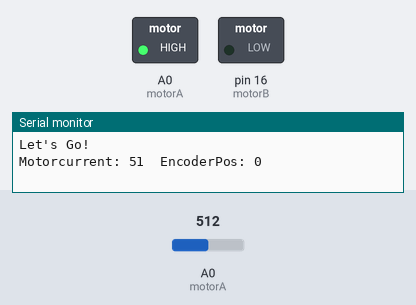
Recording of a sketch running on a simulated Arduino Uno, built with avr-gcc and run on an emulated ATmega328P. Shown: switched loads named in the sketch (green lamp = pin HIGH), the last lines printed to the serial monitor. Inputs (shaded band) come from the test bench; at power-on: A0 (motorA) = 512.

Above: at 0.1 s.
At 0.6 s:
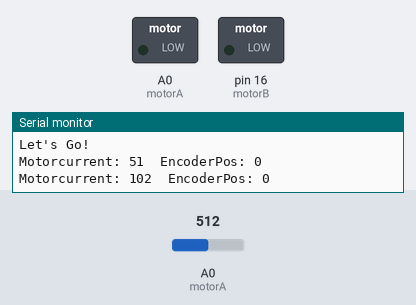
Timing chart, 0 to 2.1 s (numbered marks = the images above):
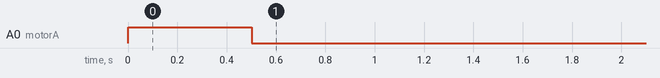

Measured:
- by itself, A0 (motorA): LOW → HIGH at 0.00 s, → LOW 0.50 s later

The sketch:

encoder-hbridge_test.ino
```cpp
#define encoderPinA  13
#define encoderPinB  12
#define motorA 14
#define motorB 16

#define overLoad 40
#define calibCurrent 18

volatile int encoderPos = 0;
volatile int wantedPos = 100;
int currentCommand = 0;

int keyPress = A0;       // klahvide analoogsisend

// Keskmistamine
const int numReadings = 10;    // üle mitme sample mootori voolu keskmistatakse
int readings[numReadings];      // the readings from the analog input
int readIndex = 0;              // the index of the current reading
int total = 0;                  // the running total
int average = 0;                // the average

int motorCurrent = A0;          // Mootori voolutugevuse analoogsisend
int motorSpeed = 255;           // mootori kiirus PWM-ga

    // Mootori H-bridge


void setup() {
   Serial.begin(115200);
   Serial.println("Let's Go!");

  // initsialiseerime massiivi
  for (int thisReading = 0; thisReading < numReadings; thisReading++) {
    readings[thisReading] = 0;
  }

  pinMode(encoderPinA, INPUT);
  pinMode(encoderPinB, INPUT);
  attachInterrupt(digitalPinToInterrupt(encoderPinA), doEncoder, CHANGE);  // encoder pin on interrupt 0 - pin 2
  pinMode(motorA, OUTPUT);
  pinMode(motorB, OUTPUT);

}

void loop() {

motorRun(255);
calcAverage(analogRead(motorCurrent));
Serial.print("Motorcurrent: ");
Serial.print(average);
Serial.print("  EncoderPos: ");
Serial.println(encoderPos);
delay(500);
motorStop();
calcAverage(analogRead(motorCurrent));
Serial.print("Motorcurrent: ");
Serial.print(average);
Serial.print("  EncoderPos: ");
Serial.println(encoderPos);
delay(500);
motorRun(-255);
calcAverage(analogRead(motorCurrent));
Serial.print("Motorcurrent: ");
Serial.print(average);
Serial.print("  EncoderPos: ");
Serial.println(encoderPos);
delay(500);
motorStop();
calcAverage(analogRead(motorCurrent));
Serial.print("Motorcurrent: ");
Serial.print(average);
Serial.print("  EncoderPos: ");
Serial.println(encoderPos);
delay(5000);


    delay(1);
}

void doEncoder() {
  /* If pinA and pinB are both high or both low, it is spinning
   * forward. If they're different, it's going backward.
   *
   * For more information on speeding up this process, see
   * [Reference/PortManipulation], specifically the PIND register.
   */
  if (digitalRead(encoderPinA) == digitalRead(encoderPinB)) {
    encoderPos++;
  } else {
    encoderPos--;
  }

}

void calcAverage(int lastRead){

  // subtract the last reading:
  total = total - readings[readIndex];
  // read from the sensor:
  readings[readIndex] = lastRead;
  // add the reading to the total:
  total = total + readings[readIndex];
  // advance to the next position in the array:
  readIndex = readIndex + 1;

  // if we're at the end of the array...
  if (readIndex >= numReadings) {
    // ...wrap around to the beginning:
    readIndex = 0;
  }

  // calculate the average:
  average = total / numReadings;
}

void motorRun(signed int pwm){

//Protection
  if (average > overLoad){
  motorStop();
  Serial.print("Overload protection at:");
  Serial.println(average);
  return;
  }

// To the RIGHT
  if (pwm > 0){
    digitalWrite(motorB, LOW);
    digitalWrite(motorA, pwm);
  }
// To the LEFT
  else if (pwm < 0){
    digitalWrite(motorB, pwm);
    digitalWrite(motorA, LOW);
  }
  else{
    motorStop();
  }
}

void motorStop(){
  digitalWrite(motorA, LOW);
  digitalWrite(motorB, LOW);
}
void motorBreak(){
  digitalWrite(motorA, HIGH);
  digitalWrite(motorB, HIGH);
}
```
